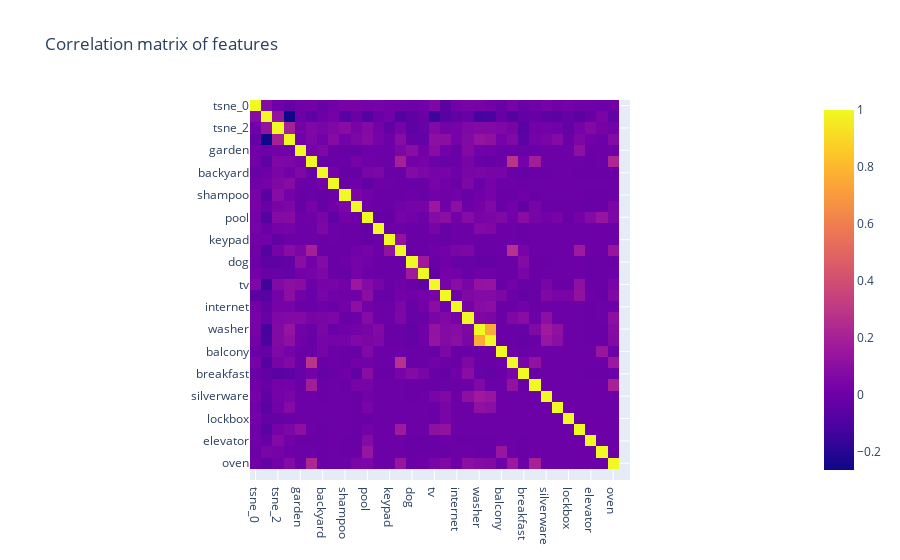

Source (notebook cell):
### Code cell
corr = features.drop(columns=["review_id", "label"], axis=1).corr()

fig = px.imshow(corr, title="Correlation matrix of features")
fig.show()

### Figure 1 — Plotly figure (JSON) as saved in the notebook; plotly's stock layout.template omitted (floating-point values rounded to 4 significant figures; data arrays with more than 128 entries replaced by an {"elided": "..."} marker saying what was removed)
{"data": [{"coloraxis": "coloraxis", "hovertemplate": "x: %{x}<br>y: %{y}<br>color: %{z}<extra></extra>", "name": "0", "type": "heatmap", "x": ["tsne_0", "tsne_1", "tsne_2", "kitchen", "garden", "microwave", "backyard", "iron", "shampoo", "wifi", "pool", "heating", "keypad", "refrigerator", "dog", "cat", "tv", "family", "internet", "patio", "washer", "dryer", "balcony", "stove", "breakfast", "dishwasher", "silverware", "bathtub", "lockbox", "crib", "elevator", "gym", "oven", "toilet"], "xaxis": "x", "y": ["tsne_0", "tsne_1", "tsne_2", "kitchen", "garden", "microwave", "backyard", "iron", "shampoo", "wifi", "pool", "heating", "keypad", "refrigerator", "dog", "cat", "tv", "family", "internet", "patio", "washer", "dryer", "balcony", "stove", "breakfast", "dishwasher", "silverware", "bathtub", "lockbox", "crib", "elevator", "gym", "oven", "toilet"], "yaxis": "y", "z": {"elided": "34x34 float values"}}], "layout": {"coloraxis": {"colorscale": [[0, "#0d0887"], [0.1111, "#46039f"], [0.2222, "#7201a8"], [0.3333, "#9c179e"], [0.4444, "#bd3786"], [0.5556, "#d8576b"], [0.6667, "#ed7953"], [0.7778, "#fb9f3a"], [0.8889, "#fdca26"], [1, "#f0f921"]]}, "title": {"text": "Correlation matrix of features"}, "xaxis": {"anchor": "y", "constrain": "domain", "domain": [0, 1], "scaleanchor": "y"}, "yaxis": {"anchor": "x", "autorange": "reversed", "constrain": "domain", "domain": [0, 1]}}}
